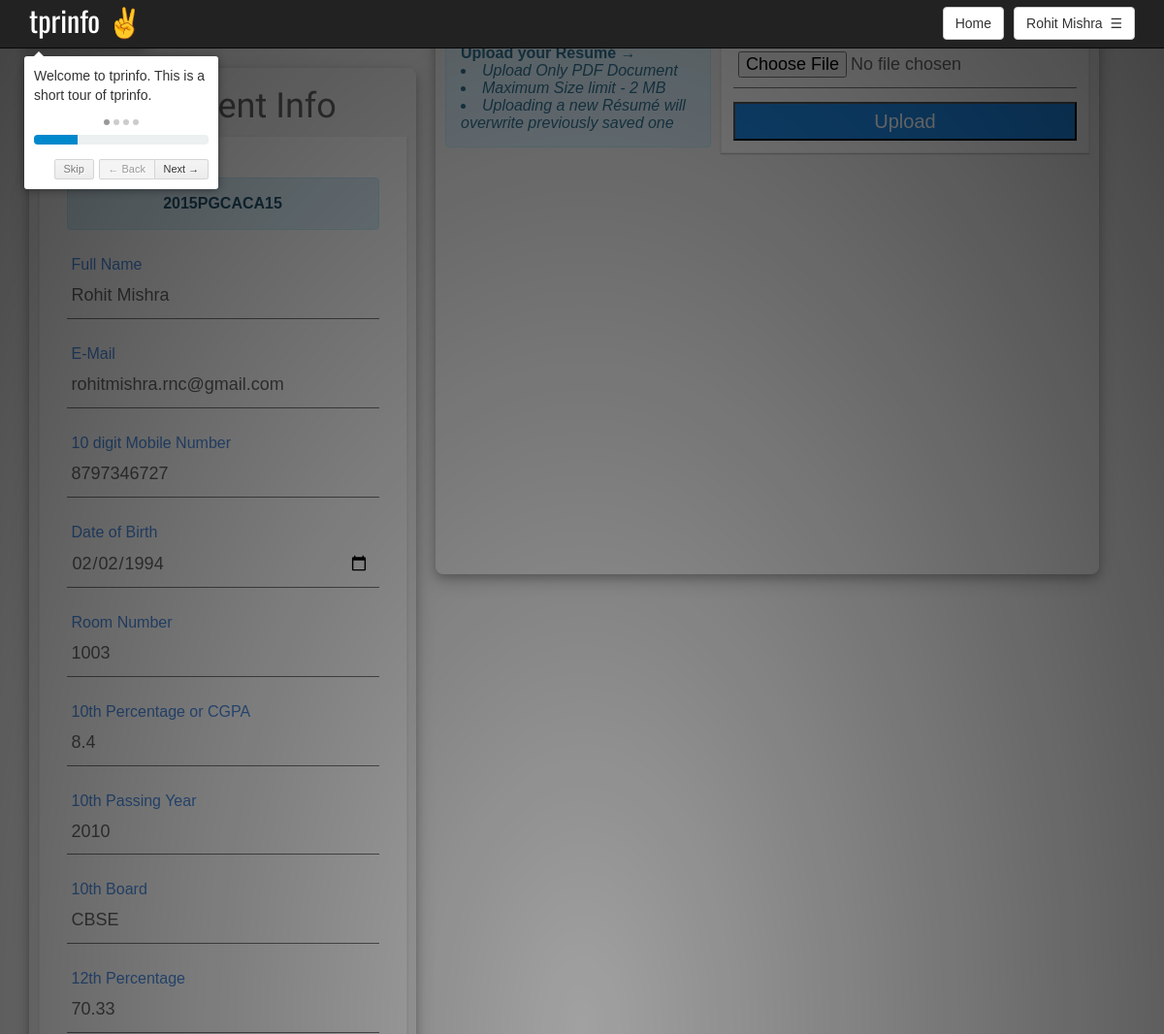
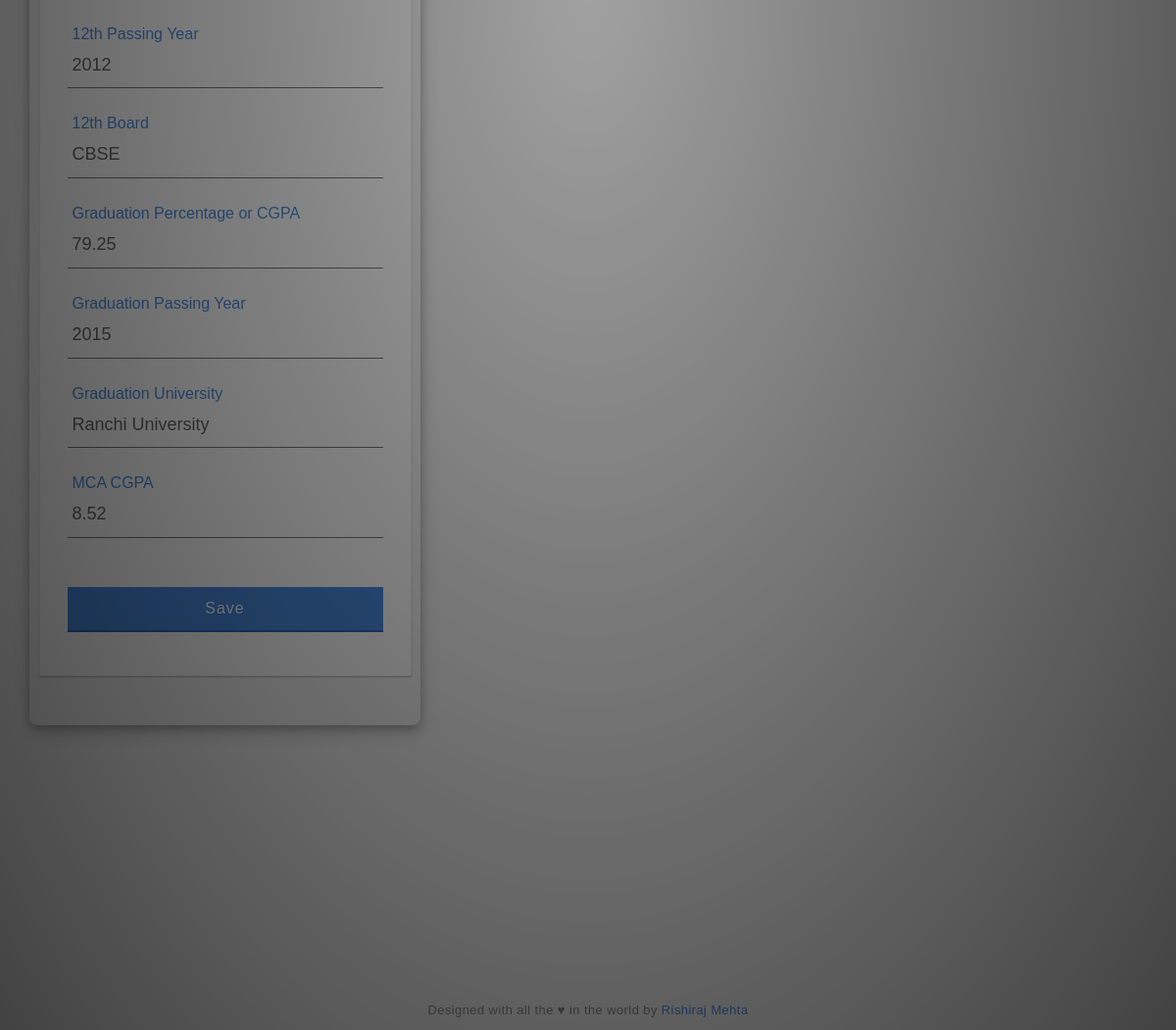
The page /tprinfo/php/welcome1.php (signed in) on the database its author committed (2 pictures, top to bottom).
### tables this page shows
CREATE TABLE IF NOT EXISTS `stu_tbl` (
  `username` varchar(12) NOT NULL,
  `password` varchar(500) NOT NULL,
  `name` varchar(50) NOT NULL,
  `email` varchar(50) NOT NULL,
  `phone` varchar(10) NOT NULL,
  `dob` varchar(10) NOT NULL,
  `room` varchar(10) NOT NULL,
  `10per` varchar(5) NOT NULL,
  `10year` varchar(4) NOT NULL,
  `10board` varchar(50) NOT NULL,
  `12per` varchar(5) NOT NULL,
  `12year` varchar(4) NOT NULL,
  `12board` varchar(50) NOT NULL,
  `gradper` varchar(5) NOT NULL,
  `gradyear` varchar(4) NOT NULL,
  `graduni` varchar(50) NOT NULL,
  `mcacgpa` varchar(5) NOT NULL,
  `year` int(2) NOT NULL,
  `lastupdated` varchar(100) NOT NULL,
  PRIMARY KEY (`username`)
);

### tprinfo/php/welcome1.php (the view, shortened to what this page needs)
<?php
include("connection.php");
$id=$_SESSION['id'];
$name=$_SESSION['name'];
$stmt1 = $pdo->prepare("SELECT * from stu_tbl WHERE username = :id");
$stmt1->execute(array(':id' => $id));
$result1=$stmt1->fetch(PDO::FETCH_ASSOC);
?>
<html>
<head>
	<link href="../css/bootstrap.min.css" rel="stylesheet">
	<link href="../css/introjs.min.css" rel="stylesheet">
	<link href="../css/style.css" rel="stylesheet">
</head>
<body class="customscrollbar" onload="introJs().setOption('showProgress', true).start();">
<nav class="navbar navbar-inverse navbar-fixed-top">
  <div class="container">
  	<a data-step="1" data-intro="Welcome to tprinfo. This is a short tour of tprinfo." data-position='bottom' style="color:white; font-size:30px; font-family:Oswald, sans-serif;">tprinfo &#9996;</a>
		<div class="btn-group pull-right" style=" margin-top:7px;">
		      <button data-step="5" data-intro="These are pull-down links." data-position='bottom' type="button" data-toggle="dropdown" class="btn btn-default dropdown-toggle" aria-haspopup="true" aria-expanded="false"><?php echo $name;?>&nbsp;&nbsp;&#9776;</button>
		</div>
	<a onclick="window.location.reload();" class="btn btn-default pull-right" style="margin-right:10px; margin-top:7px;">Home</a>
  </div>
</nav>
<link rel="stylesheet" href="../css/index_style.css">
<div class="container">
	<div class="customscrollbar" id="stuinfodiv" data-step="2" data-intro="This section shows all your details we have with us. Keep it updated at all times." data-position='right'>
		<h1 style="text-align: center; font-family: 'Pavanam', sans-serif;"">&#9998; Student Info</h1>
		<form  style="margin-top: 10px;">
		<div class="group">
		    <div class="alert alert-info" role="alert">
			  <center><a class="alert-link" style="font-size: 16px;"><?php if(isset($_SESSION['id'])) echo $result1['username'];?></a></center>
			</div>
		  </div>
		  <div class="group">
		    <input type="text" id="name" value="<?php if(isset($_SESSION['id'])) echo $result1['name'];?>"><span class="highlight" ></span><span class="bar"></span>
		    <label>Full Name</label>
		  </div>
		  <div class="group">
		    <input type="email" id="email" value="<?php if(isset($_SESSION['id'])) echo $result1['email'];?>"><span class="highlight" ></span><span class="bar"></span>
		    <label>E-Mail</label>
		  </div>
		  <div class="group">
		    <input type="text" id="phone" value="<?php if(isset($_SESSION['id'])) echo $result1['phone'];?>"><span class="highlight" ></span><span class="bar"></span>
		    <label>10 digit Mobile Number</label>
		  </div>
		  <div class="group">
		    <input type="date" id="dob" value="<?php if(isset($_SESSION['id'])) echo $result1['dob'];?>"><span class="highlight" ></span><span class="bar"></span>
		    <label>Date of Birth</label>
		  </div>
		  <div class="group">
		    <input type="text" id="room" value="<?php if(isset($_SESSION['id'])) echo $result1['room'];?>"><span class="highlight" ></span><span class="bar"></span>
		    <label>Room Number</label>
		  </div>
		  <div class="group">
		    <input type="text" id="10per" value="<?php if(isset($_SESSION['id'])) echo $result1['10per'];?>"><span class="highlight" ></span><span class="bar"></span>
		    <label>10th Percentage or CGPA</label>
		  </div>
		  <div class="group">
		    <input type="text" id="10year" value="<?php if(isset($_SESSION['id'])) echo $result1['10year'];?>"><span class="highlight" ></span><span class="bar"></span>
		    <label>10th Passing Year</label>
		  </div>
		  <div class="group">
		    <input type="text" id="10board" value="<?php if(isset($_SESSION['id'])) echo $result1['10board'];?>"><span class="highlight" ></span><span class="bar"></span>
		    <label>10th Board</label>
		  </div>
		  <div class="group">
		    <input type="text" id="12per" value="<?php if(isset($_SESSION['id'])) echo $result1['12per'];?>"><span class="highlight" ></span><span class="bar"></span>
		    <label>12th Percentage</label>
		  </div>
		  <div class="group">
		    <input type="text" id="12year" value="<?php if(isset($_SESSION['id'])) echo $result1['12year'];?>"><span class="highlight" ></span><span class="bar"></span>
		    <label>12th Passing Year</label>
		  </div>
		  <div class="group">
		    <input type="text" id="12board" value="<?php if(isset($_SESSION['id'])) echo $result1['12board'];?>"><span class="highlight" ></span><span class="bar"></span>
		    <label>12th Board</label>
		  </div>
		  <div class="group">
		    <input type="text" id="gradper" value="<?php if(isset($_SESSION['id'])) echo $result1['gradper'];?>"><span class="highlight" ></span><span class="bar"></span>
		    <label>Graduation Percentage or CGPA</label>
		  </div>
		  <div class="group">
		    <input type="text" id="gradyear" value="<?php if(isset($_SESSION['id'])) echo $result1['gradyear'];?>"><span class="highlight" ></span><span class="bar"></span>
		    <label>Graduation Passing Year</label>
		  </div>
		  <div class="group">
		    <input type="text" id="graduni" value="<?php if(isset($_SESSION['id'])) echo $result1['graduni'];?>"><span class="highlight" ></span><span class="bar"></span>
		    <label>Graduation University</label>
		  </div>
		  <div class="group">
		    <input type="text" id="mcacgpa" value="<?php if(isset($_SESSION['id'])) echo $result1['mcacgpa'];?>"><span class="highlight" ></span><span class="bar"></span>
		    <label>MCA CGPA</label>
		  </div>
		  <button type="button" class="button buttonBlue" onclick="stuinfo();">Save
		    <div class="ripples buttonRipples"><span class="ripplesCircle"></span></div>
		  </button>
		</form>
	</div>
	<div class= "customscrollbar" id="resumediv" data-step="3" data-intro="This section allows you to upload your Résumé to us. Keep your Résumé updated at all times." data-position='bottom'>
	<table style="width:100%;height:100%">
	<tr><td valign="top">
	<div class="alert alert-info" role="alert" style="margin-left: 10px; margin-top: 10px; margin-right: 10px;">
			  <div style="font-weight: bold;">Upload your Résumé &#8594;</div>
			  <em><li>Upload Only PDF Document</li></em>
			  <em><li>Maximum Size limit - 2 MB</li></em>
			  <em><li>Uploading a new Résumé will overwrite previously saved one</li></em>
			</div>
	</td>
	<td valign="top" style="padding-right: 10px;">
		<form style="margin-right:10px;margin: auto; margin-top: 10px; padding: 1em 1em 1em 1em; font-size: 12px;" class="file" method="post" enctype="multipart/form-data">
		    <input id="resume" name="resume" type="file" required/><br>
		    <button type="button" style="height: 40px; width:100%; background-color: #1E88E5; color: #fff; font-size: 20px;" onclick="resumefunc();">Upload</button>
		</form>
	</td></tr>
	</table>
	</div>
</div>
<footer>
  <p>Designed with all the &#9829; in the world by <a href="https://www.linkedin.com/in/iamrishiraj/" target="_blank">Rishiraj Mehta</a></p>
</footer>
</body>
</html>

### tprinfo/css/style.css (style rules this page uses)
#stuinfodiv { margin-top: 70px; margin-right: 20px; height:82%; width:35%; overflow: auto; border-radius: 8px; box-shadow: 0 4px 8px 0 rgba(0, 0, 0, 0.2), 0 6px 20px 0 rgba(0, 0, 0, 0.19); z-index: -1; float: left; }
#resumediv { margin-top: 20px; margin-left: 20px; height:27%; width:60%; overflow: auto; border-radius: 8px; box-shadow: 0 4px 8px 0 rgba(0, 0, 0, 0.2), 0 6px 20px 0 rgba(0, 0, 0, 0.19); z-index: -1; }

### tprinfo/css/index_style.css (style rules this page uses)
* { box-sizing:border-box; }
body { font-family: Helvetica; background: #eee; -webkit-font-smoothing: antialiased; }
h1, h3 { font-weight: 300; }
h1 { color: #636363; }
form { width: 380px; margin: 4em auto; padding: 3em 2em 2em 2em; background: #fafafa; border: 1px solid #ebebeb; box-shadow: rgba(0,0,0,0.14902) 0px 1px 1px 0px,rgba(0,0,0,0.09804) 0px 1px 2px 0px; }
.group { position: relative; margin-bottom: 45px; }
input { font-size: 18px; padding: 10px 10px 10px 5px; -webkit-appearance: none; display: block; background: #fafafa; color: #636363; width: 100%; border: none; border-radius: 0; border-bottom: 1px solid #757575; }
label { color: #999; font-size: 18px; font-weight: normal; position: absolute; pointer-events: none; left: 5px; top: 10px; -webkit-transition:all 0.2s ease; transition: all 0.2s ease; }
input:focus ~ label, input:valid ~ label { top: -20px; font-size: 16px; color: #4a89dc; }
.highlight { position: absolute; height: 60%; width: 100px; top: 25%; left: 0; pointer-events: none; opacity: 0.5; }
.button { position: relative; display: inline-block; padding: 12px 24px; margin: .3em 0 1em 0; width: 100%; vertical-align: middle; color: #fff; font-size: 16px; line-height: 20px; -webkit-font-smoothing: antialiased; text-align: center; letter-spacing: 1px; background: transparent; border: 0; border-bottom: 2px solid #3160B6; cursor: pointer; -webkit-transition:all 0.15s ease; transition: all 0.15s ease; }
.buttonBlue { background: #4a89dc; text-shadow: 1px 1px 0 rgba(39, 110, 204, .5); }
.ripples { position: absolute; top: 0; left: 0; width: 100%; height: 100%; overflow: hidden; background: transparent; }
footer { position: absolute; right: 0; bottom: 0; left: 0; text-align: center; }
footer p { color: #888; font-size: 13px; letter-spacing: .4px; }
footer a { color: #4a89dc; text-decoration: none; -webkit-transition:all .2s ease; transition: all .2s ease; }

### rows shown on the page
stu_tbl: username "2015PGCACA15", name "Rohit Mishra", email "rohitmishra.rnc@gmail.com", phone "8797346727", dob "02/02/1994", room "1003", 10per "8.4", 10year "2010", 10board "CBSE", 12per "70.33", 12year "2012", 12board "CBSE", gradper "79.25", gradyear "2015", graduni "Ranchi University", mcacgpa "8.52"

### other values the page prints
$name "Rohit Mishra"
